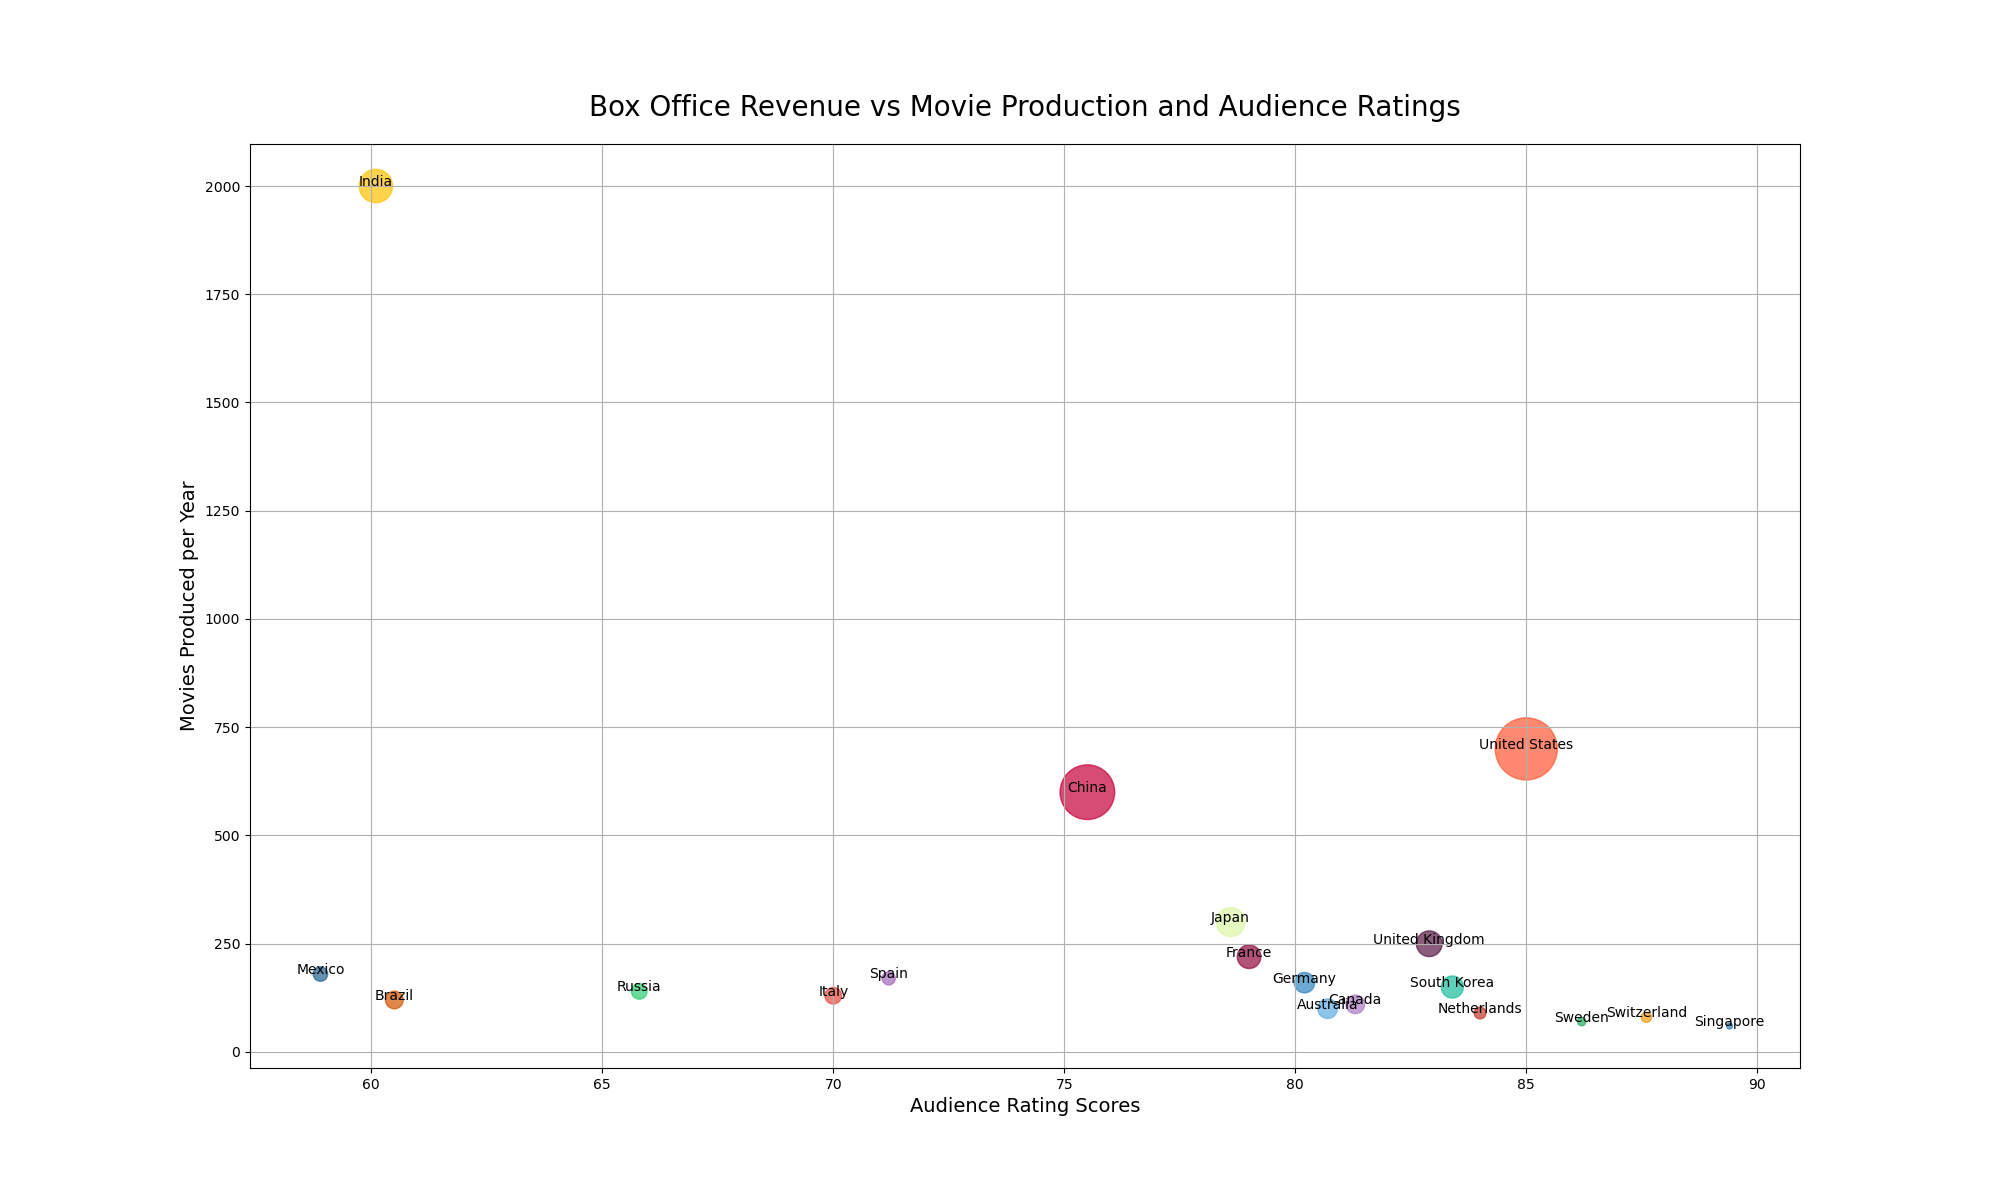

The script that drew this image:

import matplotlib.pyplot as plt

# Data
countries = ['United States', 'China', 'India', 'Japan', 'United Kingdom', 
             'France', 'South Korea', 'Germany', 'Australia', 'Canada', 
             'Brazil', 'Italy', 'Russia', 'Mexico', 'Spain', 
             'Netherlands', 'Switzerland', 'Sweden', 'Singapore']
box_office_revenue = [11.1, 8.6, 3.2, 2.4, 1.9, 1.6, 1.4, 1.2, 1.1, 1.0, 0.9, 0.8, 0.7, 0.6, 0.5, 0.4, 0.3, 0.2, 0.1]  # Billions USD
movie_production = [700, 600, 2000, 300, 250, 220, 150, 160, 100, 110, 120, 130, 140, 180, 170, 90, 80, 70, 60]  # Movies produced per year
audience_ratings = [85.0, 75.5, 60.1, 78.6, 82.9, 79.0, 83.4, 80.2, 80.7, 81.3, 60.5, 70.0, 65.8, 58.9, 71.2, 84.0, 87.6, 86.2, 89.4]  # Audience rating scores

# Color for each country
colors = ['#FF5733', '#C70039', '#FFC300', '#DAF7A6', '#581845', 
          '#900C3F', '#1ABC9C', '#2E86C1', '#5DADE2', '#AF7AC5', 
          '#D35400', '#E74C3C', '#2ECC71', '#1F618D', '#A569BD',
          '#C0392B', '#F39C12', '#27AE60', '#2980B9']

# Using Box Office Revenue as the size of the bubble
sizes = [bo / max(box_office_revenue) * 2000 for bo in box_office_revenue]

# Set up the figure size
plt.figure(figsize=(20, 12))

# Scatter plot
plt.scatter(audience_ratings, movie_production, s=sizes, c=colors, alpha=0.7)

# Labels and Title
plt.title('Box Office Revenue vs Movie Production and Audience Ratings', fontsize=20, pad=20)
plt.xlabel('Audience Rating Scores', fontsize=14)
plt.ylabel('Movies Produced per Year', fontsize=14)

# Add country names to the bubbles
for i, country in enumerate(countries):
    plt.annotate(country, (audience_ratings[i], movie_production[i]), fontsize=10, ha='center')

# Show grid
plt.grid(True)

# Show the plot
plt.show()
